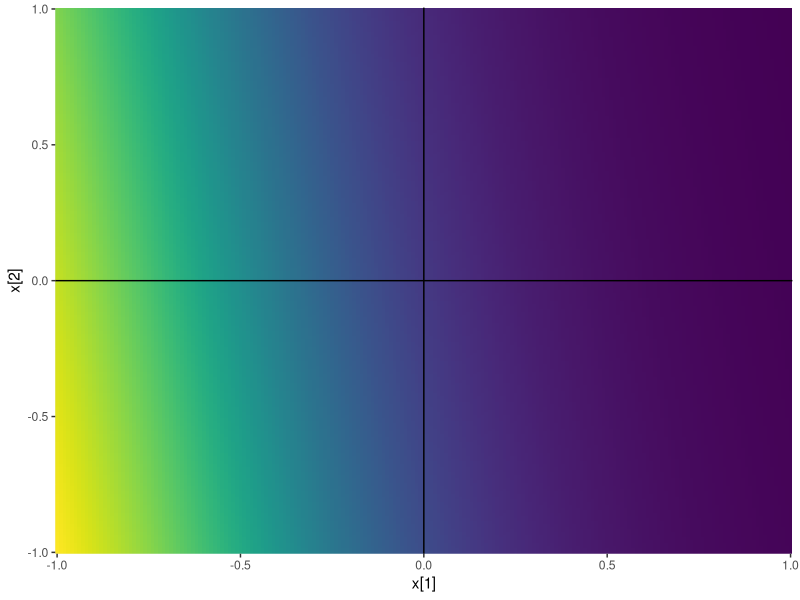
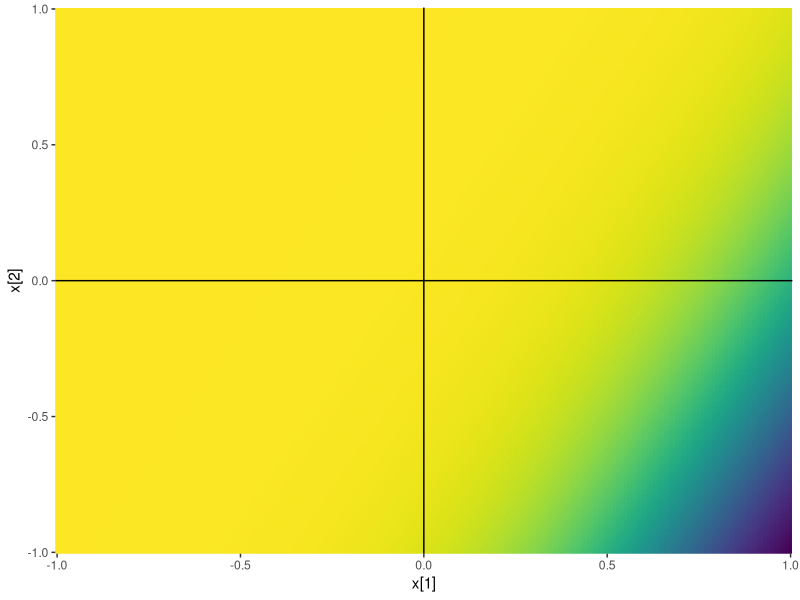
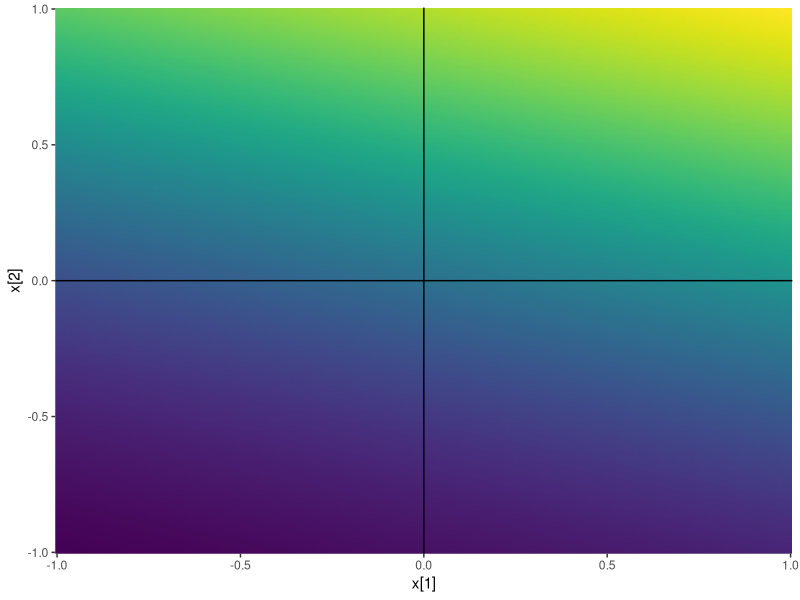
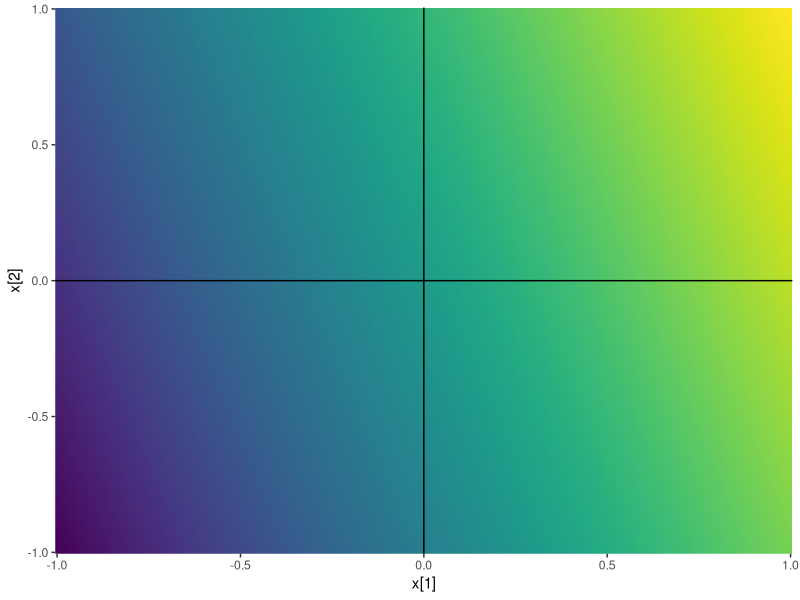
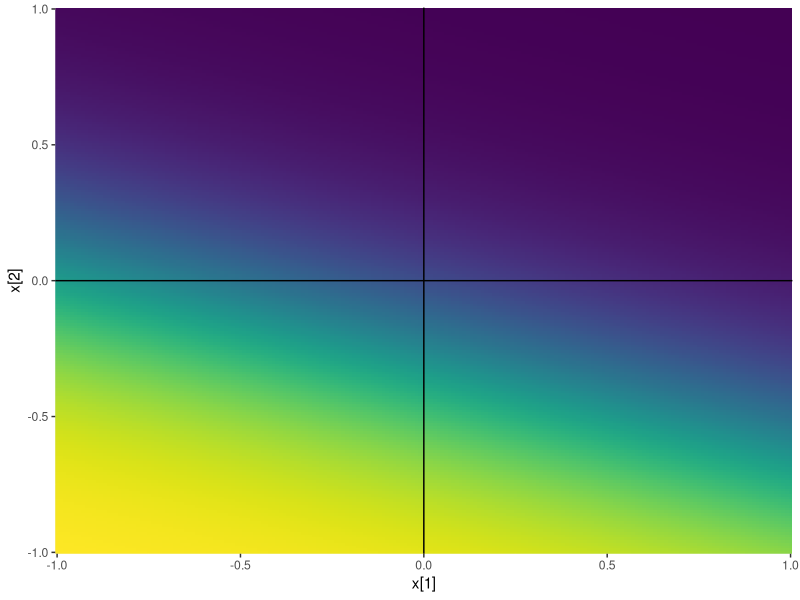
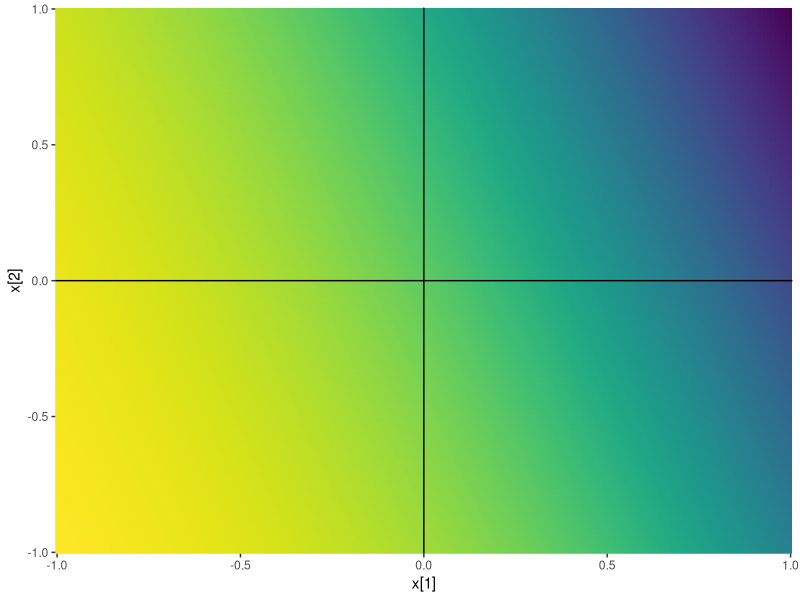
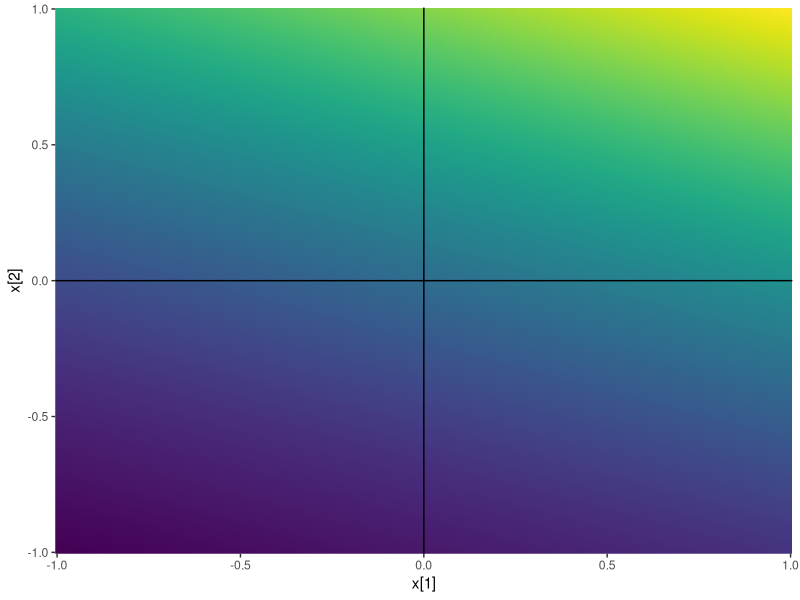
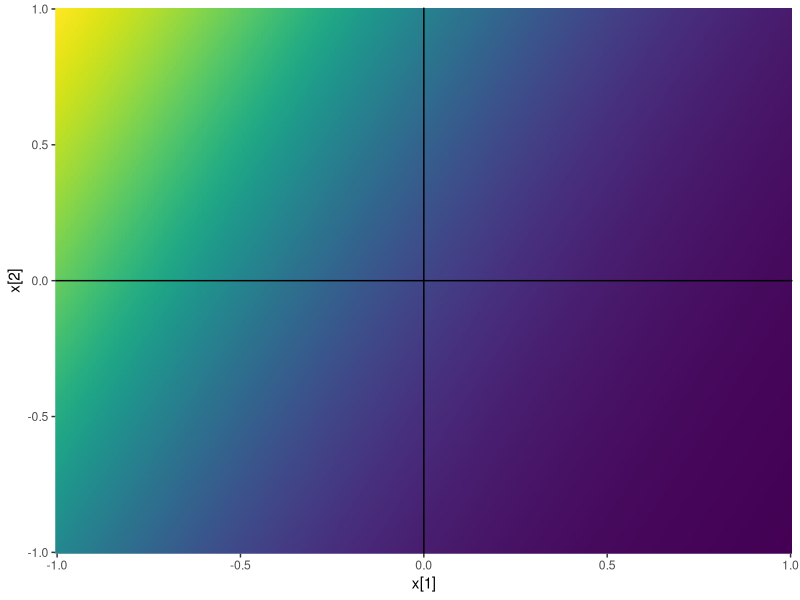

These charts were generated, in order, by the following R code:

library("tidyverse")
library("viridis")
sigmoid <- function(pi) {
  1 / (1 + exp(-pi))
}

generate_probs <- function(sigma=2) {
  theta <- rnorm(3, 0, sigma)
  u <- seq(-1, 1, 0.01)
  x <- list()
  k <- 1
  for (i in seq_along(u)) {
    for (j in seq_along(u)) {
      x[[k]] <- c(u[i], u[j])
      k <- k + 1
    }
  }

  x <- do.call(rbind, x) %>%
    as_data_frame()
  x$intercept <- 1
  x$prob <- sigmoid(t(theta %*% t(x)))
  x
}

plot_probs <- function(x) {
  ggplot(x) +
    geom_tile(
      aes(
        x = V1,
        y = V2,
        fill = prob
      )
    ) +
    geom_vline(xintercept = 0) +
    geom_hline(yintercept = 0) +
    scale_x_continuous("x[1]", expand = c(0, 0)) +
    scale_y_continuous("x[2]", expand = c(0, 0)) +
    scale_fill_viridis() +
    theme(legend.position="none")
}

for (i in seq_len(10)) {
  x <- generate_probs()
  p <- plot_probs(x)
  ggsave(sprintf("sigmoid_plot_%s.png", i))
}
